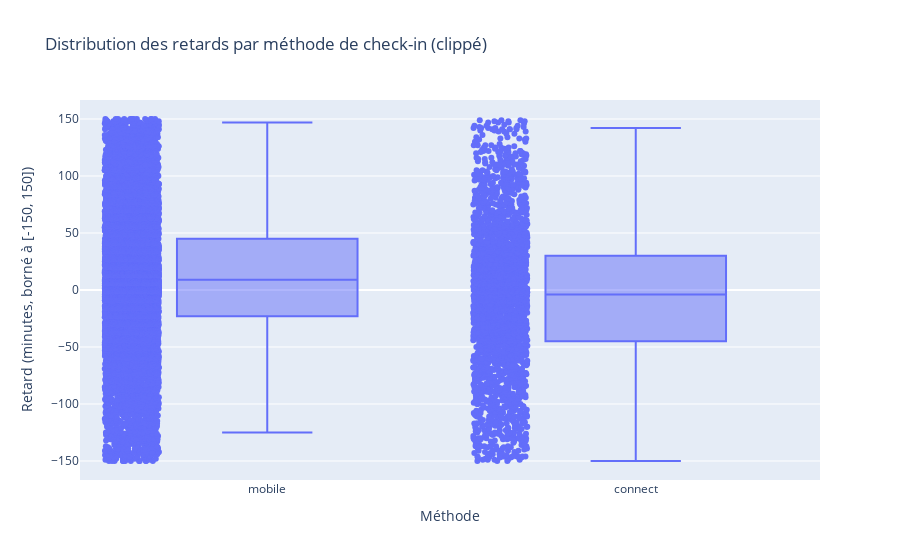

The notebook cell saved with this chart:
### Markdown cell above
20% des locations sont réalisés via l'application mobile historique. Les 2 types de locations subissent des retards, cependant on peut observer un pic de fréquence entre 0 et 50 min pour le mobile alors que le connect reste stable. Observons la distribution de chacune de ces methodes de location.

### Code cell
df["delay_clipped"] = df["delay_at_checkout_in_minutes"].clip(-150, 150)

fig = px.box(
    df.query("-150 <= delay_at_checkout_in_minutes <= 150"),
    x="checkin_type",
    y="delay_clipped",
    points="all",
    labels={
        "checkin_type": "Méthode",
        "delay_clipped": "Retard (minutes, borné à [-150, 150])"
    },
    title="Distribution des retards par méthode de check-in (clippé)"
)
fig.show()
df.drop("delay_clipped", axis=1, inplace=True)

### Figure 1 — Plotly figure (JSON) as saved in the notebook; plotly's stock layout.template omitted (floating-point values rounded to 4 significant figures; data arrays with more than 128 entries replaced by an {"elided": "..."} marker saying what was removed)
{"data": [{"alignmentgroup": "True", "boxpoints": "all", "hovertemplate": "Méthode=%{x}<br>Retard (minutes, borné à [-150, 150])=%{y}<extra></extra>", "legendgroup": "", "marker": {"color": "#636efa"}, "name": "", "notched": false, "offsetgroup": "", "orientation": "v", "showlegend": false, "type": "box", "x": {"elided": "12966 str values"}, "x0": " ", "xaxis": "x", "y": {"elided": "12966 float values"}, "y0": " ", "yaxis": "y"}], "layout": {"boxmode": "group", "legend": {"tracegroupgap": 0}, "title": {"text": "Distribution des retards par méthode de check-in (clippé)"}, "xaxis": {"anchor": "y", "domain": [0, 1], "title": {"text": "Méthode"}}, "yaxis": {"anchor": "x", "domain": [0, 1], "title": {"text": "Retard (minutes, borné à [-150, 150])"}}}}
